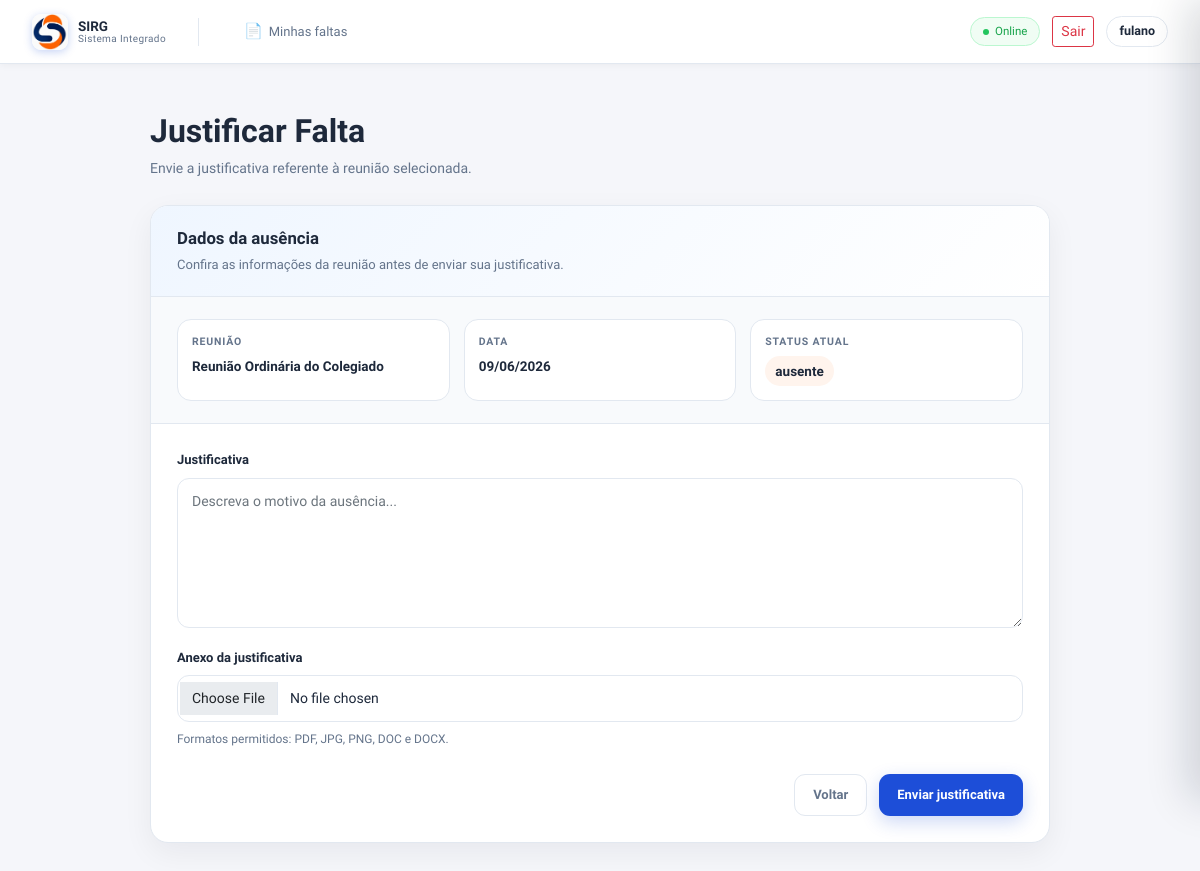
The page /justificativas/justificar/26 (signed in) on the database its author committed.
### app/models.py (models this page shows, shortened)
class Usuario(db.Model, UserMixin):
    __tablename__ = "usuarios"
    id = db.Column(db.Integer, primary_key=True)
    nome = db.Column(db.String(100), nullable=False)
    email = db.Column(db.String(120), unique=True, nullable=False)
    password_hash = db.Column(db.String(255), nullable=False)
    perfil = db.Column(db.String(30), nullable=False, default="professor")
    ativo = db.Column(db.Boolean, default=True)
    membro_id = db.Column(db.Integer, db.ForeignKey("membro.id"), nullable=True)
    membro = db.relationship(
        "Membro",
        backref=db.backref("usuario", uselist=False)
    )

class Reuniao(db.Model):
    id = db.Column(db.Integer, primary_key=True)
    titulo = db.Column(db.String(200), nullable=False)
    numero_oficio = db.Column(db.Integer, nullable=True)
    data = db.Column(db.Date, nullable=False)
    horario = db.Column(db.Time, nullable=False)
    local = db.Column(db.String(200), nullable=False)
    tipo = db.Column(db.String(50), nullable=False)
    pauta = db.Column(db.Text, nullable=True)
    ata = db.Column(db.Text, nullable=True)
    presencas = db.relationship('Frequencia', backref='reuniao', lazy=True)
    justificativas_encerradas = db.Column(db.Boolean, default=False)

class Frequencia(db.Model):
    id = db.Column(db.Integer, primary_key=True)
    membro_id = db.Column(db.Integer, db.ForeignKey('membro.id'), nullable=False)
    reuniao_id = db.Column(db.Integer, db.ForeignKey('reuniao.id'), nullable=False)
    status = db.Column(db.String(50), nullable=False)
    justificativa = db.Column(db.String(200), nullable=True)
    anexo_justificativa = db.Column(db.String(255), nullable=True)
    removido = db.Column(db.Boolean, default=False, nullable=False)
    membro = db.relationship('Membro', backref='frequencias')

### app/routes/justificativas.py (the view, shortened to what this page needs)
@justificativas.route("/justificar/<int:frequencia_id>", methods=["GET", "POST"])
@login_required
def justificar(frequencia_id):
    if not current_user.membro_id:
        flash("Seu usuário não está vinculado a um membro/professor cadastrado.", "warning")
        return redirect(url_for("dashboard"))
    frequencia = Frequencia.query.get_or_404(frequencia_id)
    if frequencia.membro_id != current_user.membro_id:
        flash("Você não pode justificar a falta de outro membro.", "danger")
        return redirect(url_for("justificativas.minhas_faltas"))
    reuniao = frequencia.reuniao
    if reuniao and reuniao.justificativas_encerradas:
        flash("As justificativas desta reunião foram encerradas.", "warning")
        return redirect(url_for("justificativas.minhas_faltas"))
    return render_template("justificativas/justificar.html", frequencia=frequencia)

### app/templates/justificativas/justificar.html (shortened to what this page needs)
{% extends "base.html" %}
{% block content %}
<div class="justificar-page">
  <div class="page-header">
    <div>
      <h1>Justificar Falta</h1>
      <p>Envie a justificativa referente à reunião selecionada.</p>
    </div>
  </div>
  <div class="justificativa-card">
    <div class="justificativa-card-header">
      <h2>Dados da ausência</h2>
      <p>Confira as informações da reunião antes de enviar sua justificativa.</p>
    </div>
    <div class="justificativa-info-grid">
      <div class="justificativa-info-item">
        <span>Reunião</span>
        <strong>{{ frequencia.reuniao.titulo }}</strong>
      </div>
      <div class="justificativa-info-item">
        <span>Data</span>
        <strong>{{ frequencia.reuniao.data.strftime('%d/%m/%Y') }}</strong>
      </div>
      <div class="justificativa-info-item">
        <span>Status atual</span>
        <strong class="status-badge">{{ frequencia.status }}</strong>
      </div>
    </div>
    <form method="POST" enctype="multipart/form-data" class="justificativa-form">
      <div class="form-group">
        <label for="justificativa">Justificativa</label>
        <textarea
          name="justificativa"
          id="justificativa"
          class="form-control"
          rows="5"
          placeholder="Descreva o motivo da ausência..."
          required
        >{{ frequencia.justificativa or '' }}</textarea>
      </div>
      <div class="form-group">
        <label for="anexo">Anexo da justificativa</label>
        <input
          type="file"
          name="anexo"
          id="anexo"
          class="form-control"
          accept=".pdf,.jpg,.jpeg,.png,.doc,.docx"
        >
        <small class="file-help">
          Formatos permitidos: PDF, JPG, PNG, DOC e DOCX.
        </small>
      </div>
      <div class="form-actions">
        <a href="{{ url_for('justificativas.minhas_faltas') }}" class="btn-voltar">
          Voltar
        </a>
        <button type="submit" class="btn-enviar">
          Enviar justificativa
        </button>
      </div>
    </form>
  </div>
</div>
{% endblock %}

### app/templates/base.html (shortened to what this page needs)
<!DOCTYPE html>
<html lang="pt-BR">
<head>
  <link href="https://cdn.jsdelivr.net/npm/bootstrap@5.1.0/dist/css/bootstrap.min.css" rel="stylesheet">
</head>
<body>
  <nav class="ppeb-nav">
    <a class="ppeb-brand" href="/">
      <div class="brand-icon">
      <img src="{{ url_for('static', filename='img/sirg_icon.jpg') }}" alt="SIRG">
    </div>
      <div class="brand-text">
        <strong>SIRG</strong>
        <span>Sistema Integrado</span>
      </div>
    </a>
    <ul class="ppeb-nav-links" id="navLinks">
      {% if current_user.is_authenticated and current_user.membro_id %}
        <li>
          <a href="{{ url_for('justificativas.minhas_faltas') }}">
            <span class="nav-link-icon">📄</span> Minhas faltas
          </a>
        </li>
      {% endif %}
    </ul>
    <div class="nav-right">
      <span class="nav-status">Online</span>
      {% if current_user.is_authenticated %}
        <a href="{{ url_for('usuarios.logout') }}" class="btn btn-sm btn-outline-danger">
          Sair
        </a>
      {% endif %}
      <button type="button" class="profile-trigger" onclick="abrirPerfil()">
        <span class="profile-name">
          {% if current_user.is_authenticated and current_user.nome %}
            {{ current_user.nome.split(' ')[0] }}
          {% else %}
            Perfil
          {% endif %}
        </span>
      </button>
    </div>
  </nav>
  <main class="ppeb-main">
        {% block content %}{% endblock %}
      </main>
</body>
</html>

### app/templates/base.html (style rules this page uses)
:root { --bg: #f5f6fa; --white: #ffffff; --orange: #f97316; --orange-light: #fff4ed; --blue: #1d4ed8; --blue-light: #eff6ff; --text: #1e293b; --text-muted: #64748b; --border: #e2e8f0; --nav-h: 64px; }
* { box-sizing: border-box; margin: 0; padding: 0; }
body { font-family: 'Sora', sans-serif; background: var(--bg); color: var(--text); min-height: 100vh; }
.ppeb-nav { min-height: var(--nav-h); background: var(--white); border-bottom: 1.5px solid var(--border); display: flex; align-items: center; padding: 0 32px; gap: 32px; position: sticky; top: 0; z-index: 100; box-shadow: 0 1px 8px rgba(0,0,0,0.05); }
.ppeb-brand { display: flex; align-items: center; gap: 10px; text-decoration: none; flex-shrink: 0; }
.brand-icon { width: 36px; height: 36px; background: #ffffff; border-radius: 9px; display: flex; align-items: center; justify-content: center; overflow: hidden; box-shadow: 0 2px 8px rgba(29,78,216,0.25); }
.brand-icon img { width: 100%; height: 100%; object-fit: cover; }
.brand-text { display: flex; flex-direction: column; line-height: 1.1; }
.brand-text strong { font-size: 13.5px; font-weight: 700; color: var(--text); }
.brand-text span { font-size: 10px; color: var(--text-muted); letter-spacing: 0.04em; }
.ppeb-nav-links { display: flex; align-items: center; gap: 4px; list-style: none; flex: 1; margin: 0; padding: 0; }
.ppeb-nav-links a, .mobile-profile-button { display: flex; align-items: center; gap: 6px; padding: 7px 13px; border-radius: 8px; font-size: 13px; font-weight: 500; color: var(--text-muted); text-decoration: none; transition: background 0.15s, color 0.15s; white-space: nowrap; }
.nav-link-icon { font-size: 15px; }
.nav-right { margin-left: auto; display: flex; align-items: center; gap: 12px; flex-shrink: 0; }
.nav-status { display: flex; align-items: center; gap: 6px; font-size: 11.5px; font-weight: 500; color: #16a34a; background: #f0fdf4; border: 1px solid #bbf7d0; padding: 5px 12px; border-radius: 99px; }
.nav-status::before { content: ''; width: 6px; height: 6px; border-radius: 50%; background: #22c55e; animation: pulse 2.5s ease-in-out infinite; }
.profile-trigger { display: flex; align-items: center; gap: 8px; background: var(--white); border: 1.5px solid var(--border); border-radius: 999px; padding: 5px 12px; cursor: pointer; font-family: 'Sora', sans-serif; transition: background 0.15s, border-color 0.15s, transform 0.15s; }
.profile-name { font-size: 12.5px; font-weight: 600; color: var(--text); }
.ppeb-main { width: 100%; max-width: 1600px; margin: 0 auto; padding: 48px 40px 80px; }

### rows shown on the page
Usuario: nome "fulano"
Reuniao: reuniao.titulo "Reunião Ordinária do Colegiado", reuniao.data "09/06/2026"
Frequencia: status "ausente"
